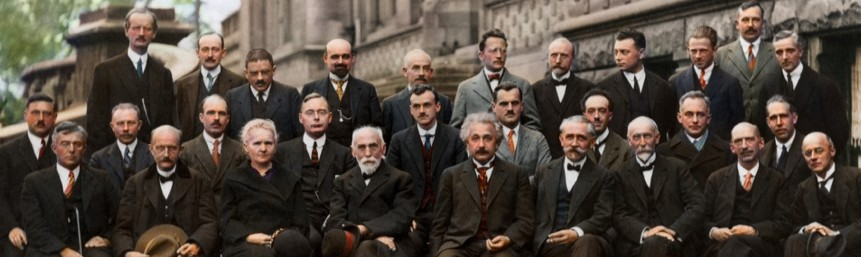
#> input picture SourceCode/faces.jpg, 861 x 257 px, given in place of the camera
$ python Detector_20181204135504.py
#> lines starting #> are read from the running program, lines starting #| are printed output that depends on the picture
### SourceCode/Utils.py
import numpy as np
from PIL import Image
from HaarLikeFeature import FeatureType
from functools import partial
import os
import cv2
from random import shuffle
import pickle
from sklearn.cluster import MeanShift


# [10 lines left out: function loadImages, not called in this run]

def varianceNormalize(img):
    #img = img - img.mean()
    img_std = img.std()
    if(img_std):
        return (img/img.std())
    else:
        return img

# [24 lines left out: functions saveObject, loadObject, preProcess, not called in this run]

def meanShift(points):
    clustering = MeanShift().fit(points)
    return clustering.cluster_centers_


# [55 lines left out: function non_max_suppression_fast, not called in this run]

'''
def reconstruct(classifiers, img_size):
    """
    Creates an image by putting all given classifiers on top of each other
    producing an archetype of the learned class of object.
    """
    image = np.zeros(img_size)
    for c in classifiers:
        # map polarity: -1 -> 0, 1 -> 1
        polarity = pow(1 + c.polarity, 2)/4
        if c.type == FeatureType.TWO_VERTICAL:
            for x in range(c.width):
                sign = polarity
                for y in range(c.height):
                    if y >= c.height/2:
                        sign = (sign + 1) % 2
                    image[c.top_left[1] + y, c.top_left[0] + x] += 1 * sign * c.weight
        elif c.type == FeatureType.TWO_HORIZONTAL:
            sign = polarity
            for x in range(c.width):
                if x >= c.width/2:
                    sign = (sign + 1) % 2
                for y in range(c.height):
                    image[c.top_left[0] + x, c.top_left[1] + y] += 1 * sign * c.weight
        elif c.type == FeatureType.THREE_HORIZONTAL:
            sign = polarity
            for x in range(c.width):
                if x % c.width/3 == 0:
                    sign = (sign + 1) % 2
                for y in range(c.height):
                    image[c.top_left[0] + x, c.top_left[1] + y] += 1 * sign * c.weight
        elif c.type == FeatureType.THREE_VERTICAL:
            for x in range(c.width):
                sign = polarity
                for y in range(c.height):
                    if x % c.height/3 == 0:
                        sign = (sign + 1) % 2
                    image[c.top_left[0] + x, c.top_left[1] + y] += 1 * sign * c.weight
        elif c.type == FeatureType.FOUR:
            sign = polarity
            for x in range(c.width):
                if x % c.width/2 == 0:
                    sign = (sign + 1) % 2
                for y in range(c.height):
                    if x % c.height/2 == 0:
                        sign = (sign + 1) % 2
                    image[c.top_left[0] + x, c.top_left[1] + y] += 1 * sign * c.weight
    image -= image.min()
    image /= image.max()
    image *= 255
    result = Image.fromarray(image.astype(np.uint8))
    return result
'''

### SourceCode/Cascade.py
import AdaBoost as AB
import os
import numpy as np
from math import log
from random import shuffle
import Utils

class Cascade(object):
    def __init__(self,path="../Cascade"):
        self.stages = []
        self.stages_num=0
        self.achieved_fpr_dr = [1.0,1.0]
        self.cascade_path = path
        self.read_prev_stages(path)

    def read_prev_stages(self,path):
        try:
            for stage_file in sorted(os.listdir(path)):
                stage = Utils.loadObject(path+stage_file)
                self.stages.append(stage)
                print(stage_file +" (fpr,dr) = {1}".format(len(self.stages),stage.fpr_dr))
            self.stages_num = len(self.stages)
            if(self.stages_num>0):
                self.achived_fpr_dr = self.stages[-1].fpr_dr # actually stage fpr_dr is all cascade fpr_dr till that stage
            else:
                print("No previous stages read ...")
        except:
            print("No previous stages read ...")
            return

    # [66 lines left out: functions train, predict, evaluate, not called in this run]


### SourceCode/.history/Detector_20181204135504.py
from IntegralImage import toIntegralImage as toII
import cv2
import numpy as np
import random
from sklearn.cluster import MeanShift
from Cascade import Cascade
import itertools
import Utils
from functools import partial
base_detector_width = 24.

# [11 lines left out: function preProcess, not called in this run]

def meanShift(points):
    clustering = MeanShift().fit(points)
    return clustering.cluster_centers_

# [95 lines left out: functions nonMaxSuppression, detect, detect1, not called in this run]

def main():
    cap = cv2.VideoCapture(0)
    Evaluator = Cascade('../Cascade/')
    while(True):
        # Capture frame-by-frame
        ret,frame = cap.read()
#> frame is the input picture: shape (257, 861, 3); mean B, G, R 61.6, 70.7, 81.1
        gray = cv2.cvtColor(frame, cv2.COLOR_BGR2GRAY)
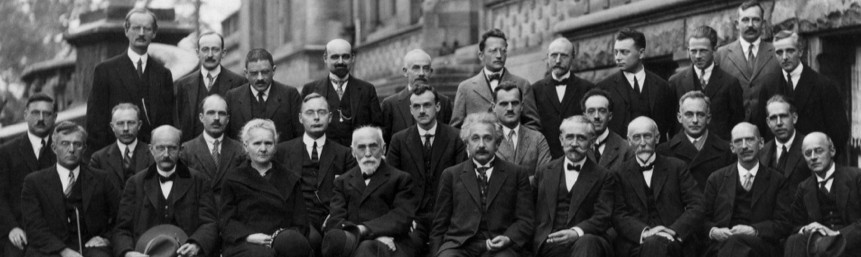
#> gray: shape (257, 861); min 0, max 241, mean 72.8
        # [4 lines of commented-out code are left out]

        cv2.imshow('frame',Utils.varianceNormalize(gray))
#> in varianceNormalize, `img_std = img.std()`: img_std = 56.69
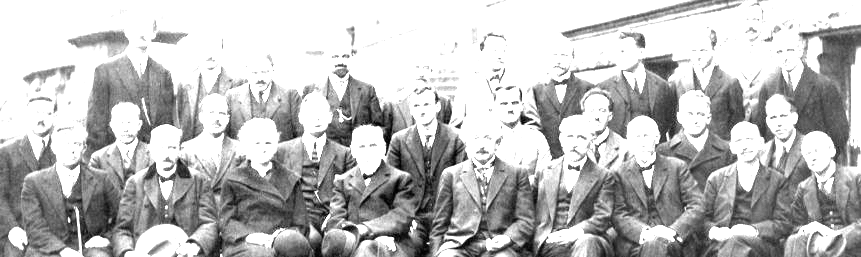
#> window 'frame': shape (257, 861); min 0, max 255, mean 188.2
        if cv2.waitKey(1) & 0xFF == ord('q'):
#> (key q is pressed here)
            break

    # When everything done, release the capture
    cv2.destroyAllWindows()

if __name__ == "__main__":
    main()


"""
    Take raw frame before any previos processiong just in gray lvl
    return hand's postion as x,y,w,h

    w=30
    h=30
    doubts=[]
    imagnge(len(res)):
        if(res[i]==1):
                doubts.append(pos_of_images_to_detect[i])
                doubts2.append(rec_of_images_to_detect[i])
    print("Num of Scanned:{0}\nNum of TP:{1}\nNum of FN:{2}\n ".format(len(res),sum(res),len(res)-sum(res)))
    return doubts,nonMaxSuppression(doubts2,0.1)
    #return nonMaxSuppression(doubts,0.1)
    '''
    true_point=(0,0)
    true_point_doubts=0
    for x in range(0,gray.shape[0],40):
            for y in range(0,gray.shape[1],40):
                tmp_point_doubts=0
                for doubt in doubts:
                    if(doubt[2]>=x>=doubt[0] and doubt[3]>=y>=doubt[1]):
                        tmp_point_doubts+=1
                if(tmp_point_doubts>true_point_doubts):
                    true_point=(y,x)
                    true_point_doubts=tmp_point_doubts
    return true_point
    '''es_to_detect=[]
    pos_of_images_to_detect=[]
    rec_of_images_to_detect=[]
    while(True):
        if(w >=gray.shape[0]):
            break
        w=int(w*2)
        h=int(h*2)
        for r in range(0,gray.shape[0]-h+1,15):
            for c in range(0,gray.shape[1]-w+1,15):
                #TODO scalling feature instead of resising image
                new = cv2.resize(gray[r:r+h,c:c+w],(28,28))
                #new = preProcess(new,1.2)
                #cv2.imshow('new',new)
                #cv2.waitKey(0)
                images_to_detect.append(new)
                rec_of_images_to_detect.append((c,r,c+w,r+w)) #append postions not as row and colums
                pos_of_images_to_detect.append((int(c+w/2),int(r+w/2))) #append postions not as row and colums

    images_ii_to_detect = list(map(toII, images_to_detect))
    res = sc.predict(images_ii_to_detect)
    doubts2=[]
"""
